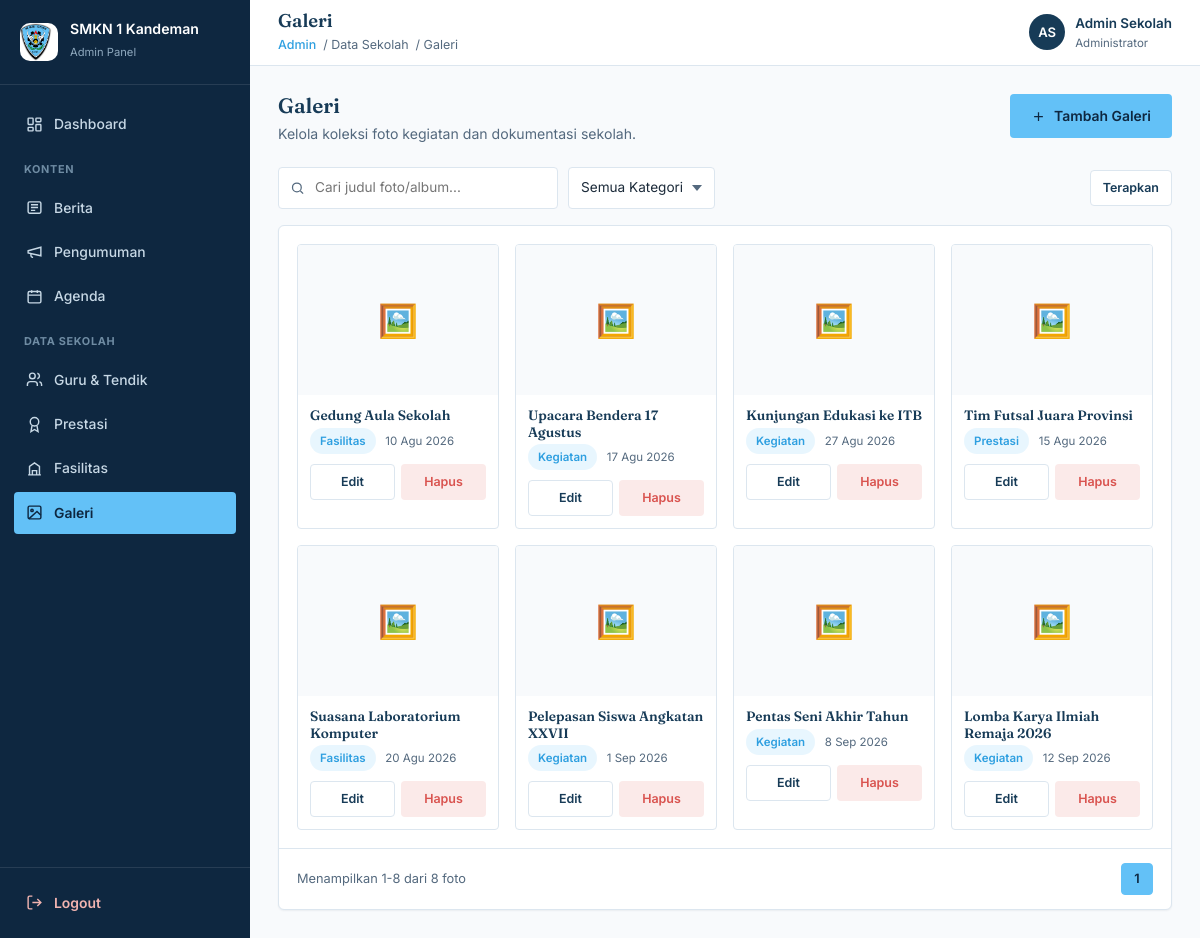
The page /admin/galeri/index.php (signed in) on the database its author committed.
### tables this page shows
CREATE TABLE IF NOT EXISTS galeri (
    id INT UNSIGNED AUTO_INCREMENT PRIMARY KEY,
    judul VARCHAR(200) NOT NULL,
    kategori ENUM('Kegiatan','Prestasi','Fasilitas','Umum') NOT NULL DEFAULT 'Umum',
    tanggal DATE NOT NULL,
    foto VARCHAR(255) DEFAULT NULL,
    keterangan TEXT,
    created_at TIMESTAMP DEFAULT CURRENT_TIMESTAMP,
    updated_at TIMESTAMP DEFAULT CURRENT_TIMESTAMP ON UPDATE CURRENT_TIMESTAMP
);

### admin/includes/helpers.php (called while the page is built, shortened)
<?php
function format_tanggal($tanggal) {
    $bulan = ['01'=>'Jan','02'=>'Feb','03'=>'Mar','04'=>'Apr','05'=>'Mei','06'=>'Jun',
              '07'=>'Jul','08'=>'Agu','09'=>'Sep','10'=>'Okt','11'=>'Nov','12'=>'Des'];
    $parts = explode('-', $tanggal);
    list($y, $m, $d) = $parts;
    $bulanNama = isset($bulan[$m]) ? $bulan[$m] : $m;
    return intval($d) . ' ' . $bulanNama . ' ' . $y;
}
function build_page_url($page) {
    $params = $_GET;
    $params['page'] = $page;
    return '?' . http_build_query($params);
}

### admin/galeri/index.php (the view, shortened to what this page needs)
<?php
require_once '../../config/koneksi.php';
require_once '../includes/helpers.php';
$cari = isset($_GET['cari']) ? trim($_GET['cari']) : '';
$where = [];
$whereSql = count($where) > 0 ? 'WHERE ' . implode(' AND ', $where) : '';
$limit = 10;
$page = isset($_GET['page']) ? max(1, intval($_GET['page'])) : 1;
$offset = ($page - 1) * $limit;
$totalResult = mysqli_query($koneksi, "SELECT COUNT(*) AS total FROM galeri $whereSql");
$totalRow = mysqli_fetch_assoc($totalResult);
$totalData = (int) $totalRow['total'];
$totalPage = max(1, (int) ceil($totalData / $limit));
$query = "SELECT * FROM galeri $whereSql ORDER BY id DESC LIMIT $limit OFFSET $offset";
$result = mysqli_query($koneksi, $query);
include '../includes/header.php';
include '../includes/sidebar.php';
?>
<div class="main-area">
    <?php include '../includes/topbar.php'; ?>
    <div class="content">
        <div class="page-head">
            <div>
                <h2>Galeri</h2>
                <p>Kelola koleksi foto kegiatan dan dokumentasi sekolah.</p>
            </div>
            <a href="tambah.php" class="btn btn-primary">
                <svg viewBox="0 0 24 24" fill="none" stroke="currentColor" stroke-width="2" width="15" height="15"><path d="M12 5v14M5 12h14"/></svg>
                Tambah Galeri
            </a>
        </div>
        <form class="toolbar" method="get" action="index.php">
            <div class="toolbar-filters">
                <div class="search-box">
                    <svg viewBox="0 0 24 24" fill="none" stroke="currentColor" stroke-width="2"><circle cx="11" cy="11" r="7"/><path d="m21 21-4.3-4.3"/></svg>
                    <input type="text" name="cari" value="<?php echo htmlspecialchars($cari); ?>" placeholder="Cari judul foto/album...">
                </div>
                <select class="filter-select" name="kategori" onchange="this.form.submit()">
                    <option value="">Semua Kategori</option>
                </select>
            </div>
            <button type="submit" class="btn btn-outline btn-sm">Terapkan</button>
        </form>
        <div class="table-panel">
            <?php if ($totalData === 0): ?>
                <div class="alert-empty">Belum ada foto.</div>
            <?php else: ?>
            <div class="gallery-admin-grid">
            <?php while ($row = mysqli_fetch_assoc($result)): ?>
            <div class="gallery-admin-card">
                <?php if (!empty($row['foto'])): ?>
                    <img src="../uploads/galeri/<?php echo htmlspecialchars($row['foto']); ?>" class="gallery-admin-thumb" alt="">
                <?php else: ?>
                    <div class="gallery-admin-thumb" style="display:flex;align-items:center;justify-content:center;font-size:2rem;">🖼️</div>
                <?php endif; ?>
                <div class="gallery-admin-body">
                    <h4><?php echo htmlspecialchars($row['judul']); ?></h4>
                    <p><span class="badge badge-sky"><?php echo htmlspecialchars($row['kategori']); ?></span> &nbsp; <?php echo format_tanggal($row['tanggal']); ?></p>
                    <div class="gallery-admin-actions">
                        <a href="edit.php?id=<?php echo $row['id']; ?>" class="btn btn-outline btn-sm" style="flex:1;">Edit</a>
                        <button type="button" class="btn btn-danger-soft btn-sm" style="flex:1;" data-delete-id="<?php echo $row['id']; ?>" data-delete-target="<?php echo htmlspecialchars($row['judul']); ?>">Hapus</button>
                    </div>
                </div>
            </div>
            <?php endwhile; ?>
            </div>
            <div class="table-footer">
                <span class="table-info">Menampilkan <?php echo ($totalData>0?($offset+1):0); ?>-<?php echo min($offset+$limit,$totalData); ?> dari <?php echo $totalData; ?> foto</span>
                <div class="pagination">
                    <?php for ($i = 1; $i <= $totalPage; $i++): ?>
                        <a href="<?php echo build_page_url($i); ?>" class="<?php echo ($i === $page) ? 'active' : ''; ?>"><?php echo $i; ?></a>
                    <?php endfor; ?>
                </div>
            </div>
            <?php endif; ?>
        </div>
    </div>
<?php include '../includes/footer.php'; ?>

### admin/assets/css/admin.css (style rules this page uses)
:root { --navy:#173B57; --navy-dark:#0E2740; --navy-soft:#2C5578; --sky:#63C1F7; --sky-dark:#2E9FE0; --bg:#F8FAFC; --white:#FFFFFF; --ink:#1C2B3A; --text-secondary:#54697E; --border:#DCE6EF; --shadow: 0 1px 2px rgba(15,39,64,.06); --shadow-md: 0 4px 14px rgba(15,39,64,.08); --radius-lg: 6px; --radius-md: 4px; --danger:#D9534F; --danger-soft:#FBEAE9; --success:#2E9E5B; --success-soft:#E7F6ED; --warning:#C98A1F; --warning-soft:#FBF3E3; --sidebar-w: 250px; --topbar-h: 66px; }
* { box-sizing:border-box; }
button,input,textarea,select { font:inherit; }
button { margin:0;cursor:pointer; }
html { scroll-behavior:smooth; }
body { margin:0; font-family:'Inter',Arial,sans-serif; color:var(--ink); background:var(--bg); line-height:1.6; -webkit-font-smoothing:antialiased; }
h1,h2,h3,h4 { font-family:'Fraunces',Georgia,serif; color:var(--navy); margin:0; line-height:1.2; font-weight:600; }
p { margin:0; }
a { color:inherit;text-decoration:none; }
.btn { display:inline-flex;align-items:center;justify-content:center;gap:8px; padding:10px 20px;border-radius:var(--radius-md); font-weight:600;font-size:.87rem; border:1.5px solid transparent;cursor:pointer; transition:background .15s ease, color .15s ease, border-color .15s ease; white-space:nowrap; }
.btn-primary { background:var(--sky);color:var(--navy-dark); }
.btn-outline { border-color:var(--border);color:var(--navy);background:var(--white); }
.btn-danger-soft { background:var(--danger-soft);color:var(--danger); }
.btn-sm { padding:7px 12px;font-size:.78rem; }
.main-area { flex:1; margin-left:var(--sidebar-w); display:flex; flex-direction:column; min-width:0; }
.content { padding:28px;flex:1; }
.page-head { display:flex;align-items:flex-start;justify-content:space-between; flex-wrap:wrap;gap:14px; margin-bottom:22px; }
.page-head h2 { font-size:1.3rem; }
.page-head p { color:var(--text-secondary);font-size:.88rem;margin-top:4px; }
.toolbar { display:flex;align-items:center;justify-content:space-between;flex-wrap:wrap;gap:12px; margin-bottom:16px; }
.toolbar-filters { display:flex;align-items:center;gap:10px;flex-wrap:wrap;flex:1; }
.search-box { position:relative;max-width:280px;flex:1;min-width:180px; }
.search-box svg { position:absolute;left:12px;top:50%;transform:translateY(-50%); width:15px;height:15px;stroke:var(--text-secondary); }
.search-box input { width:100%;padding:9px 12px 9px 36px; border:1.5px solid var(--border);border-radius:var(--radius-md); font-size:.85rem;background:var(--white); }
.filter-select { padding:9px 30px 9px 12px; border:1.5px solid var(--border);border-radius:var(--radius-md); font-size:.85rem;background:var(--white);color:var(--ink); appearance:none; background-repeat:no-repeat;background-position:right 12px center; }
.table-panel { background:var(--white);border:1px solid var(--border);border-radius:var(--radius-lg); box-shadow:var(--shadow);overflow:hidden; }
.badge { display:inline-flex;align-items:center;gap:5px; padding:4px 10px;border-radius:20px;font-size:.72rem;font-weight:600; }
.badge-sky { background:rgba(99,193,247,.15);color:var(--sky-dark); }
.table-footer { display:flex;align-items:center;justify-content:space-between;flex-wrap:wrap;gap:10px; padding:14px 18px;border-top:1px solid var(--border); }
.table-info { font-size:.8rem;color:var(--text-secondary); }
.pagination { display:flex;gap:6px; }
.pagination a { width:32px;height:32px;display:flex;align-items:center;justify-content:center; border:1.5px solid var(--border);border-radius:var(--radius-md); font-size:.8rem;color:var(--navy);font-weight:600; }
.pagination a.active { background:var(--sky);border-color:var(--sky);color:var(--navy-dark); }
.gallery-admin-grid { display:grid;grid-template-columns:repeat(auto-fill,minmax(190px,1fr));gap:16px; padding:18px; }
.gallery-admin-card { border:1px solid var(--border);border-radius:var(--radius-md);overflow:hidden;background:var(--white); }
.gallery-admin-thumb { width:100%;aspect-ratio:4/3;object-fit:cover;background:var(--bg); }
.gallery-admin-body { padding:12px; }
.gallery-admin-body h4 { font-size:.85rem;margin-bottom:4px; }
.gallery-admin-body p { font-size:.72rem;color:var(--text-secondary);margin-bottom:10px; }
.gallery-admin-actions { display:flex;gap:6px; }

### rows shown on the page
galeri: judul "Gedung Aula Sekolah", kategori "Fasilitas", tanggal "10 Agu 2026"
galeri: judul "Upacara Bendera 17 Agustus", kategori "Kegiatan", tanggal "17 Agu 2026"
galeri: judul "Kunjungan Edukasi ke ITB", kategori "Kegiatan", tanggal "27 Agu 2026"
galeri: judul "Tim Futsal Juara Provinsi", kategori "Prestasi", tanggal "15 Agu 2026"
galeri: judul "Suasana Laboratorium Komputer", kategori "Fasilitas", tanggal "20 Agu 2026"
galeri: judul "Pelepasan Siswa Angkatan XXVII", kategori "Kegiatan", tanggal "1 Sep 2026"
galeri: judul "Pentas Seni Akhir Tahun", kategori "Kegiatan", tanggal "8 Sep 2026"
galeri: judul "Lomba Karya Ilmiah Remaja 2026", kategori "Kegiatan", tanggal "12 Sep 2026"

### other values the page prints
$pageTitle "Galeri"
$crumb "Data Sekolah"
$crumb "Galeri"
$initials "AS"
$adminNama "Admin Sekolah"
$offset+1 "1"
min($offset+$limit,$totalData) "8"
$totalData "8"
